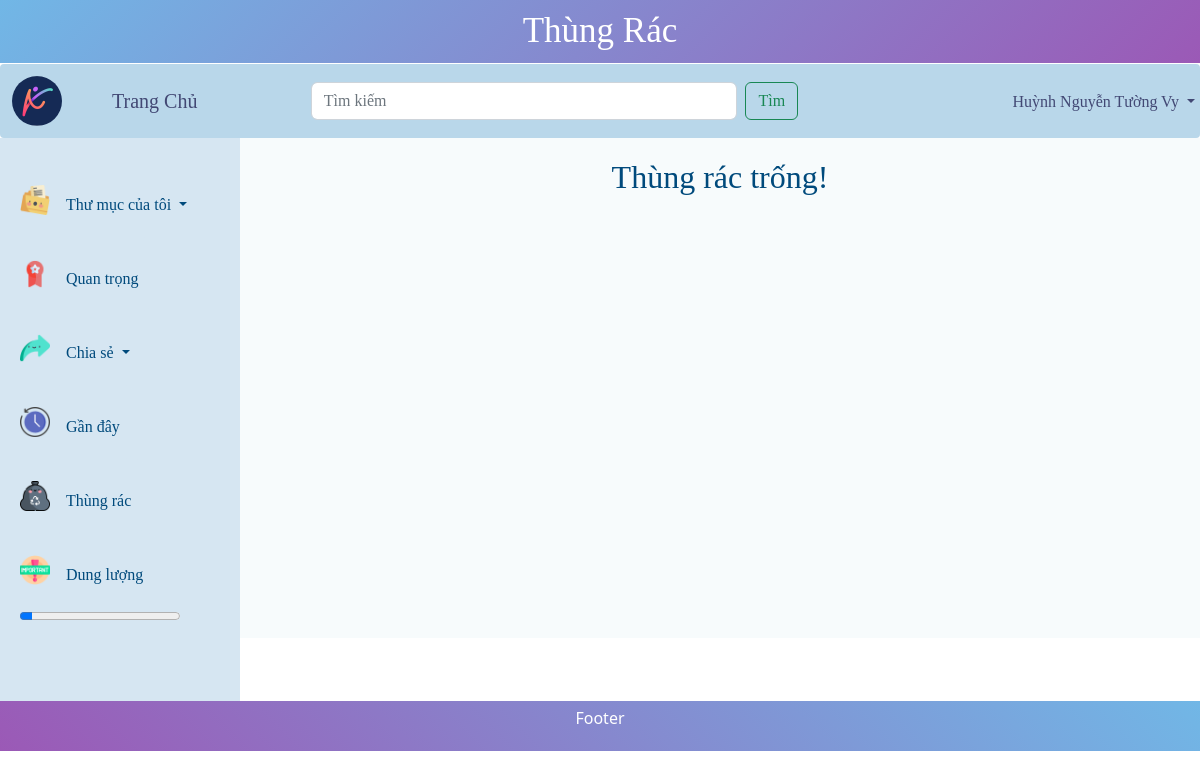
Before: /trash.php (signed in) with the older database file.
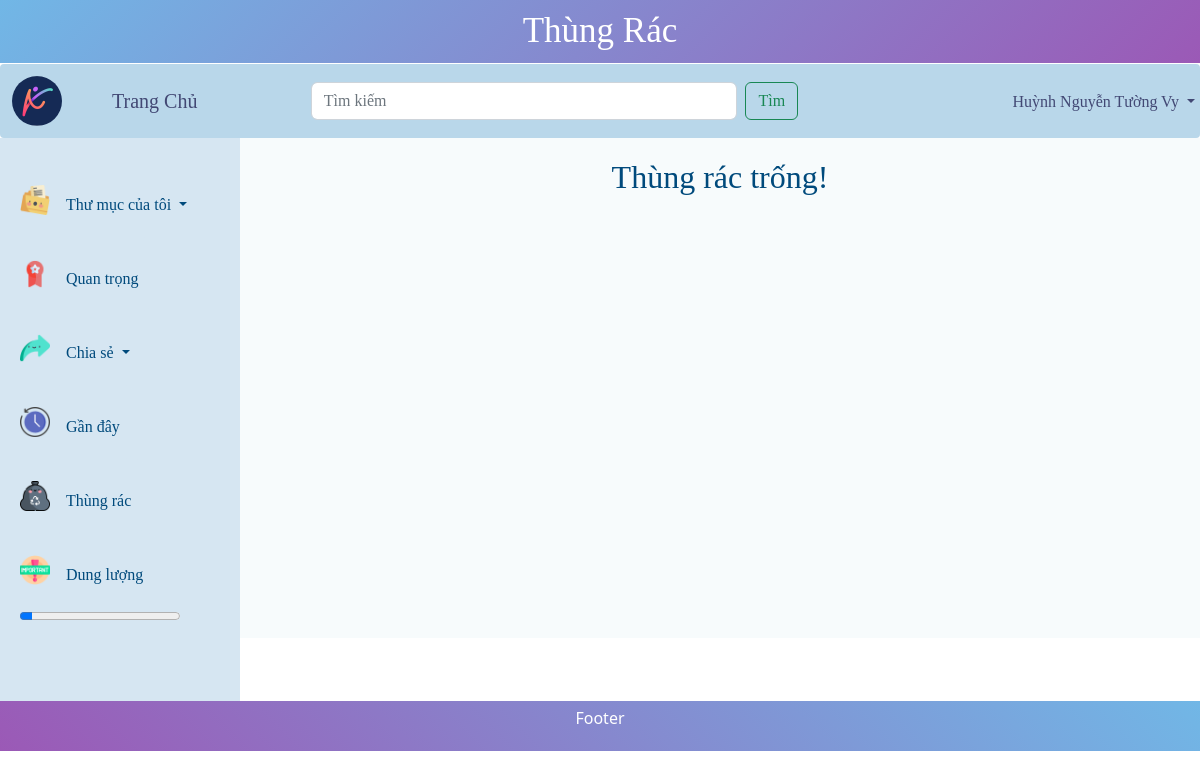
After: the same page with the newer database file.
### tables this page shows
CREATE TABLE `users` (
  `id` int(100) NOT NULL,
  `username` varchar(50) NOT NULL,
  `password` varchar(50) NOT NULL,
  `role` int(11) NOT NULL,
  `size_page` int(11) DEFAULT NULL,
  `use_size` int(11) NOT NULL,
  `name` varchar(255) NOT NULL,
  `gender` int(11) NOT NULL,
  `phone` varchar(11) DEFAULT NULL,
  `token` varchar(255) NOT NULL
);

### trash.php (the view, shortened to what this page needs)
<?php
$connect = connect();
$name = "";
$is_use = 0;
$max = 0;
$email = $_SESSION['user'];
$sql = "SELECT * FROM users WHERE username='" . $email . "' LIMIT 1";
$query = mysqli_query($connect, $sql);
$num_row = mysqli_num_rows($query);
if ($num_row > 0) {
  $data = mysqli_fetch_assoc($query);
  $name = $data['name'];
  $is_use = $data['use_size'];
  $max = $data['size_page'];
}
$sql_select = "SELECT * FROM file WHERE username='" . $email . "' and deleted=1";
$run = mysqli_query($connect, $sql_select);
$num = mysqli_num_rows($run);
?>
<!DOCTYPE html>
<html lang="en">
<head>
  <link rel="stylesheet" href="css/styleAdmin.css">
  <link href="https://cdn.jsdelivr.net/npm/bootstrap@5.2.2/dist/css/bootstrap.min.css" rel="stylesheet">
</head>
<body>
  <header>
    <h>Thùng Rác</h>
  </header>
  <div class="container-">
    <nav class="navbar navbar-expand-lg" id="navbar1">
      <div class="container-fluid">
        <img src="./CSS/images/logo.jpg" height="50px" width="50px" style="border-radius: 50px;">
        <a class="navbar-brand" href="index.php" style="padding-left: 50px;color: rgb(66, 72, 116);">Trang Chủ</a>
        <div class="collapse navbar-collapse" id="navbarSupportedContent">
          <form class="d-flex" role="search" style="width: 60%; padding-left:10%;">
            <input class="form-control me-2" type="search" placeholder="Tìm kiếm" aria-label="Search">
            <button class="btn btn-outline-success" type="submit">Tìm</button>
          </form>
          <ul>
            <li class="nav-item dropdown" id="login">
              <a class="nav-link dropdown-toggle" href="#" role="button" data-bs-toggle="dropdown" aria-expanded="false">
                <?php
                if ($name != "") {
                  echo $name;
                } else {
                  echo "User";
                }
                ?>
              </a>
            </li>
          </ul>
        </div>
      </div>
    </nav>
  </div>
  <div class="row">
    <section>
      <nav id="navbar2">
        <div class="dropdown">
          <img src="css/images/folder3.png" width="15%" height="15%">
          <button class="btn btn-secondary dropdown-toggle" id="dropdown" type="button" data-bs-toggle="dropdown" aria-expanded="false">
            Thư mục của tôi
          </button>
        </div>
        <div class="priority">
          <img src="css/images/priority5.png" width="15%" height="15%">
          <a class="btn" id="btnPriority" href="priority.php">Quan trọng</a>
        </div>
        <div class="dropdown">
          <img src="./CSS/images/share7.png" width="15%" height="15%">
          <button class="btn btn-secondary dropdown-toggle" id="dropdown" type="button" data-bs-toggle="dropdown" aria-expanded="false">
            Chia sẻ
          </button>
        </div>
        <div class="recent">
          <img src="css/images/recent1.png" width="15%" height="15%">
          <a class="btn" id="btnRecent" href="recent.php">Gần đây</a>
        </div>
        <div class="trash">
          <img src="css/images/trash1.png" width="15%" height="15%">
          <a class="btn" id="btnTrash" href="trash.php">Thùng rác</a>
        </div>
        <div class="share">
          <img src="./CSS/images/priority2.png" width="15%" height="15%">
          <a class="btn" id="btnTrash" href="upgrade.php">Dung lượng</a>
          <div>
            <?php
            $now_us = ($is_use / $max) * 100;
            ?>
            <progress id="file" value="<?php echo $now_us ?>" max="100"></progress>
          </div>
        </div>
        <div class="priority">
          <a class="btn" id="btnPriority" href="priority.php"></a>
        </div>
      </nav>
      <article id="art2">
        <div class="row">
          <?php
          if (!isset($_GET['search'])) {
            $select_folder = "SELECT * FROM folder WHERE username='" . $email . "' and deleted='1'";
            $exec_folder = mysqli_query($connect, $select_folder);
            $fnum = mysqli_num_rows($exec_folder);
          ?>
          <?php
          }
          ?>
          <?php
          if ($num == 0 && $fnum == 0) {
            echo "<h2 style=\"text-align:center\">Thùng rác trống!</h2>";
          }
          ?>
        </div>
      </article>
    </section>
  </div>
  <footer>
    <p>Footer</p>
  </footer>
</body>
</html>

Changed rows visible on the page:
changed users "Huỳnh Nguyễn Tường Vy": size_page 104857600 → 100000000 (drawn)
